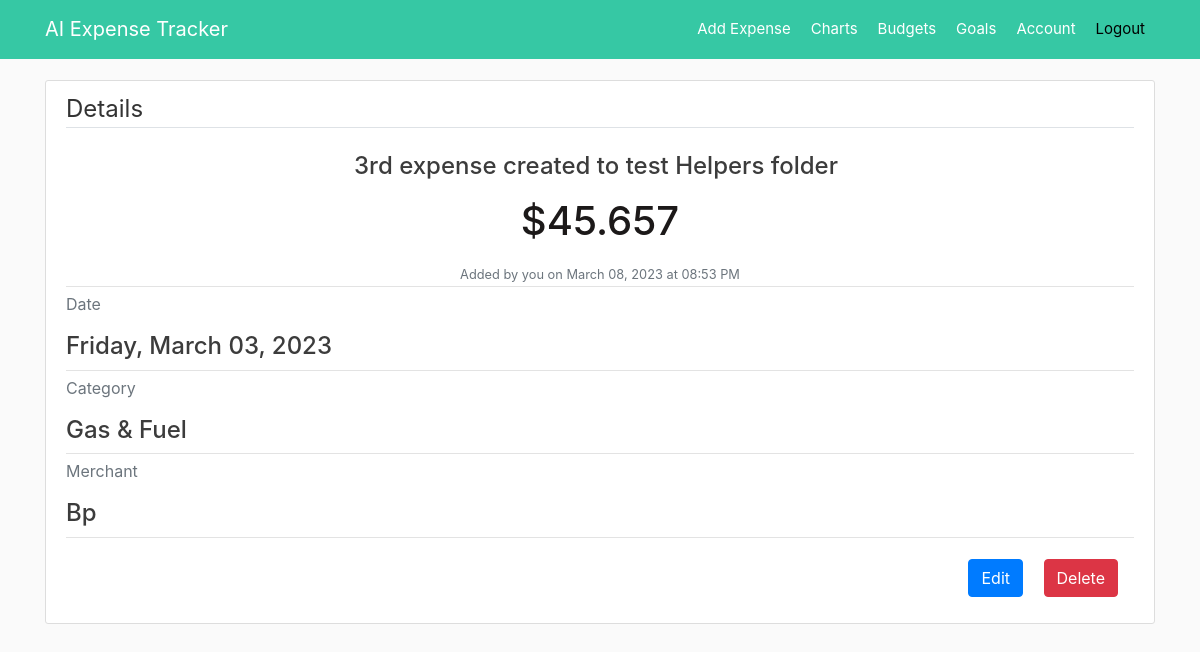
The page /expense/3 (signed in) on the database as committed earlier.
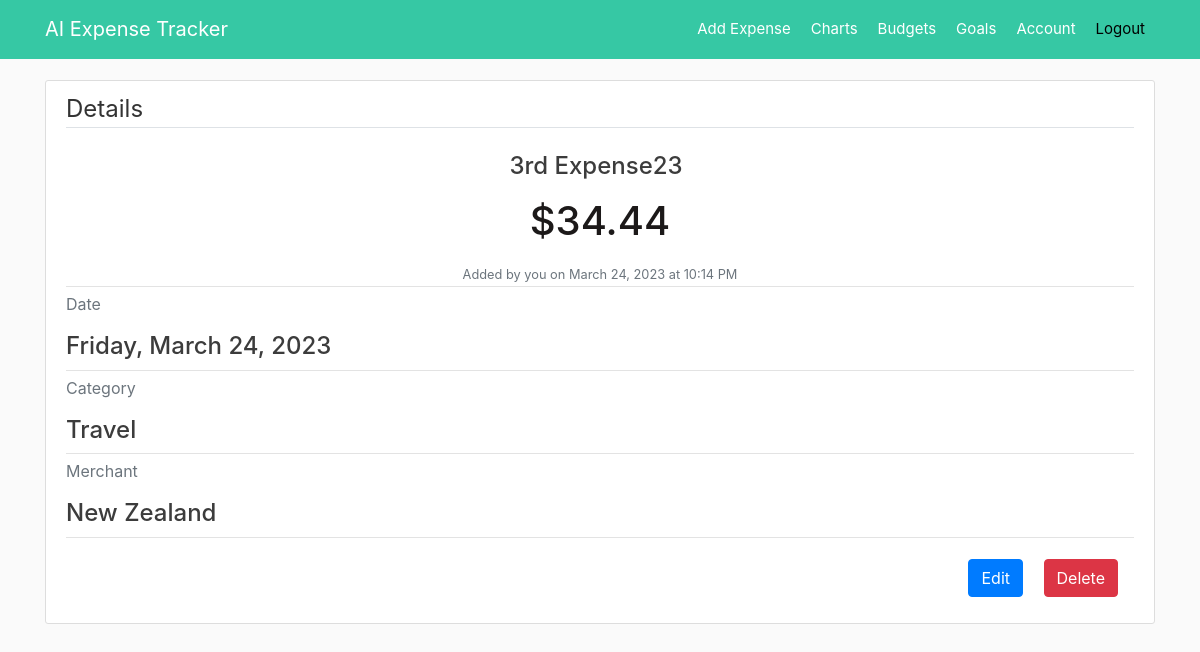
The same page on the database as committed later.
### app/models.py (models this page shows, shortened)
class Expense(db.Model):
    id = db.Column(db.Integer, primary_key=True)
    title = db.Column(db.String(100), nullable=False)
    amount = db.Column(db.Numeric(precision=8, asdecimal=False,
                       decimal_return_scale=2), nullable=False)
    date_spend = db.Column(db.DateTime, nullable=False)
    category = db.Column(db.String(20), nullable=False)
    merchant = db.Column(db.String(30), nullable=False)
    user_id = db.Column(db.Integer, db.ForeignKey('user.id'), nullable=False)
    date_posted = db.Column(db.DateTime, nullable=False)

### app/expenses/routes.py (the view)
@expenses.route("/expense/<int:expense_id>")
@login_required
def expense(expense_id):
    expense = Expense.query.get_or_404(expense_id)
    return render_template('expense.html', title=expense.title, expense=expense)

### app/models.py (called while the page is built)
@login_manager.user_loader
def load_user(user_id):
    return User.query.get(int(user_id))

### app/templates/expense.html (shortened to what this page needs)
{% extends "layout.html" %}
{% block content %}
<article class="media content-section">
  <div class="media-body">
      <legend class="border-bottom mb-4">Details</legend>
      <div class="article-metadata text-center">
          <h4 class="article-content mr-2">{{ expense.title }}</h4>
          <h1 class="article-content m-3">${{ expense.amount }}</h1>
          <small class="text-muted">Added by you on {{ expense.date_posted.strftime("%B %d, %Y at %I:%M %p") }}</small>
      </div>
      <div class="article-metadata">
          <p class="text-muted">Date</p>
          <h4 class="article-content">{{ expense.date_spend.strftime("%A, %B %d, %Y") }}</h4>
      </div>
      <div class="article-metadata">
          <p class="text-muted">Category</p>
          <h4 class="article-content">{{ expense.category }}</h4>
      </div>
      <div class="article-metadata">
          <p class="text-muted">Merchant</p>
          <h4 class="article-content">{{ expense.merchant }}</h4>
      </div>
      <div class="float-right">
          <a class="btn btn-primary mt-3 mb-3" href="{{ url_for('expenses.expense_update', expense_id=expense.id) }}">Edit</a>
          <button type="button" class="btn btn-danger btn-medium m-3" data-toggle="modal" data-target="#deleteModal">Delete</button>
      </div>
      </div>
</article>
{% endblock content %}

Rows that differ between the two databases and show on the page:
changed Expense: title "3rd expense created to test Helpers folder" → "3rd Expense23"; amount "45.657" → "34.44"; date_posted "March 08, 2023 at 08:53 PM" → "March 24, 2023 at 10:14 PM"; date_spend "Friday, March 03, 2023" → "Friday, March 24, 2023"; category "Gas & Fuel" → "Travel"; merchant "Bp" → "New Zealand"
